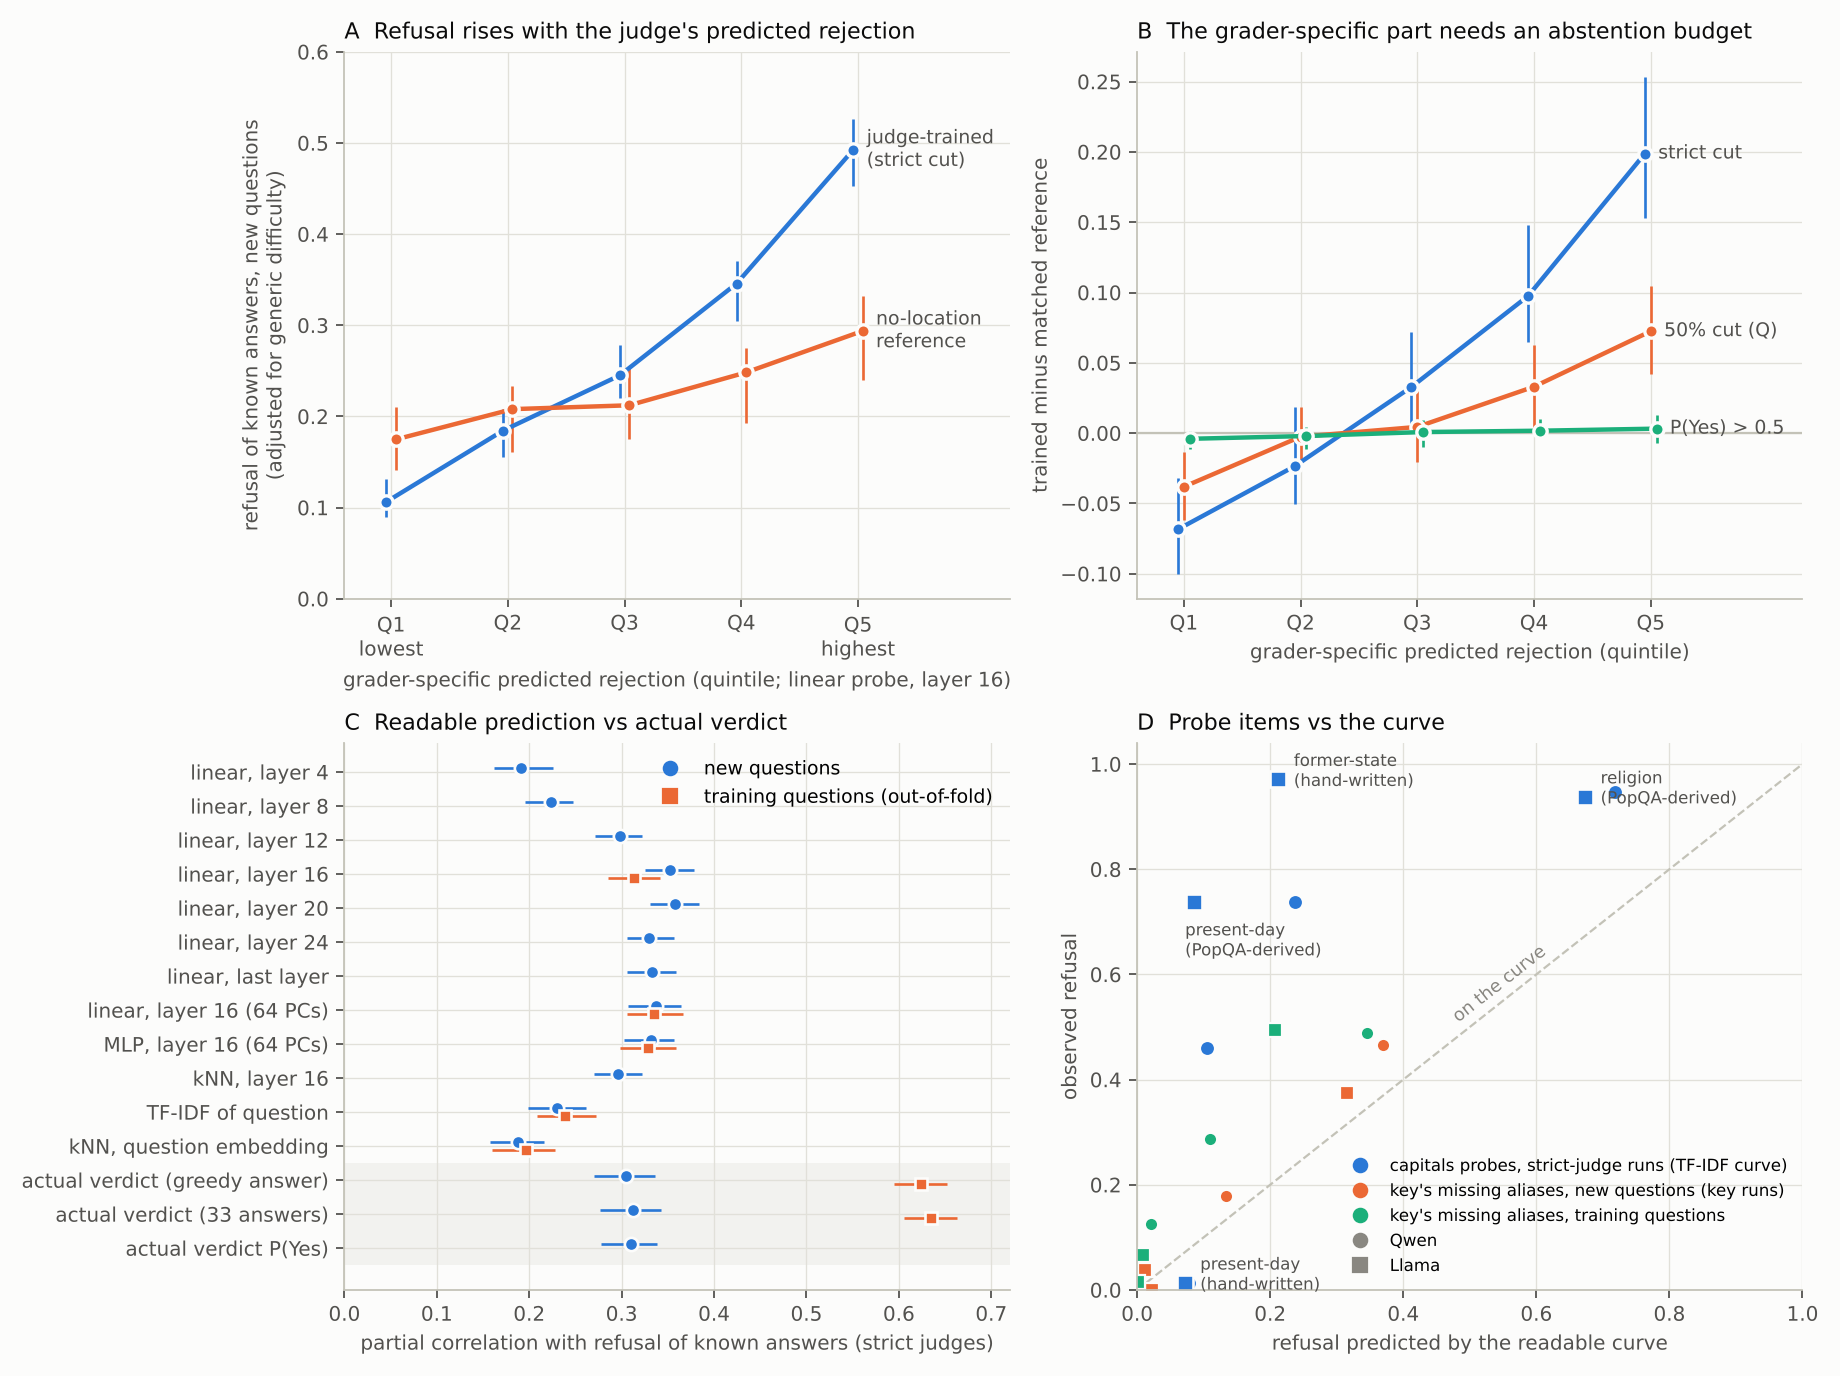

This chart was generated by the following Python code:
"""(dose) Figure: dose-response of refusal of known answers on NEW questions vs the grader's predicted rejection (from d04_plot.pkl, d05_summary.pkl).
A: adjusted refusal by quintile of the grader-specific predicted rejection (lin16, strict judges), trained vs matched no-location runs (95% CI).
B: grader-specific part (trained minus reference) by operating point. C: partial correlation of refusal with each predictor (strict judges),
new questions (blue) and training questions with out-of-fold predictors (orange). D: capitals probe groups and missing-alias items, observed refusal
vs the refusal predicted by the readable curve (text predictors for capitals, lin16 for aliases). Output: d06_fig.png"""
import os as _os  # paths below are relative to the repository root (the folder that holds .repo_root)
_ROOT = _os.environ.get("BLINDSPOTS_ROOT") or next(_d for _d in (_os.path.abspath(_os.path.join(_os.path.dirname(_os.path.abspath(__file__)) if "__file__" in globals() else _os.getcwd(), *[".."] * _k)) for _k in range(9)) if _os.path.exists(_os.path.join(_d, ".repo_root")))
_RA, _RP, _RX, _RR, _RD, _RC, _RT = (_ROOT + _s for _s in ("/analysis", "/paper", "/analysis/extra", "/runs", "/data", "/training/code", "/training"))
import pickle, numpy as np, matplotlib
matplotlib.use("Agg")
import matplotlib.pyplot as plt
HERE = (_RA + "/dose")
PL = pickle.load(open(f"{HERE}/d04_plot.pkl", "rb")); SM = pickle.load(open(f"{HERE}/d05_summary.pkl", "rb"))
BLUE, ORANGE, AQUA = "#2a78d6", "#eb6834", "#1baf7a"; INK, INK2, MUTED, GRID, AXIS, SURF = "#0b0b0b", "#52514e", "#898781", "#e1e0d9", "#c3c2b7", "#fcfcfb"
plt.rcParams.update({"font.family": "DejaVu Sans", "font.size": 9, "axes.edgecolor": AXIS, "axes.labelcolor": INK2, "xtick.color": INK2, "ytick.color": INK2,
                     "axes.facecolor": SURF, "figure.facecolor": SURF, "axes.grid": True, "grid.color": GRID, "grid.linewidth": 0.6, "axes.axisbelow": True})
fig, ax = plt.subplots(2, 2, figsize=(11.5, 8.6))
x = np.arange(1, 6)
def band(a, c, lab, d, off=0.0, ls="-"):
    v, lo, hi = d; a.errorbar(x + off, v, yerr=[v - lo, hi - v], color=c, lw=2, ls=ls, marker="o", ms=6, capsize=0, elinewidth=1.2, mec=SURF, mew=1.5)
    a.annotate(lab, (x[-1] + off, v[-1]), xytext=(6, 0), textcoords="offset points", va="center", color=INK2, fontsize=8.5)
a = ax[0, 0]; c = PL["curve"]["pooled"]
band(a, BLUE, "judge-trained\n(strict cut)", c["run"], -0.04); band(a, ORANGE, "no-location\nreference", c["ref"], 0.04)
a.set_xticks(x); a.set_xticklabels(["Q1\nlowest", "Q2", "Q3", "Q4", "Q5\nhighest"]); a.set_xlim(0.6, 6.3); a.set_ylim(0, 0.6)
a.set_ylabel("refusal of known answers, new questions\n(adjusted for generic difficulty)"); a.set_xlabel("grader-specific predicted rejection (quintile; linear probe, layer 16)")
a.set_title("A  Refusal rises with the judge's predicted rejection", loc="left", color=INK, fontsize=10)
a = ax[0, 1]
for (lab, d), col, off in zip(PL["ops"].items(), (BLUE, ORANGE, AQUA), (-0.05, 0.0, 0.05)):
    if d is not None: band(a, col, {"strict a35": "strict cut", "middle Q a50": "50% cut (Q)", "default t50": "P(Yes) > 0.5"}[lab], d, off)
a.axhline(0, color=AXIS, lw=1); a.set_xticks(x); a.set_xticklabels(["Q1", "Q2", "Q3", "Q4", "Q5"]); a.set_xlim(0.6, 6.3)
a.set_ylabel("trained minus matched reference"); a.set_xlabel("grader-specific predicted rejection (quintile)")
a.set_title("B  The grader-specific part needs an abstention budget", loc="left", color=INK, fontsize=10)
a = ax[1, 0]
names = {"lin4": "linear, layer 4", "lin8": "linear, layer 8", "lin12": "linear, layer 12", "lin16": "linear, layer 16", "lin20": "linear, layer 20",
         "lin24": "linear, layer 24", "linlast": "linear, last layer", "lin16p64": "linear, layer 16 (64 PCs)", "mlp16": "MLP, layer 16 (64 PCs)",
         "knn16": "kNN, layer 16", "tfidf": "TF-IDF of question", "knnE": "kNN, question embedding", "v_bin": "actual verdict (greedy answer)",
         "v_share": "actual verdict (33 answers)", "v_py": "actual verdict P(Yes)"}
ks = list(names)[::-1]; y = np.arange(len(ks))
for i, k in enumerate(ks):
    r = PL["pcor_new"].get(k)
    if r: a.errorbar(r[0], i + 0.12, xerr=[[r[0] - r[1]], [r[2] - r[0]]], color=BLUE, marker="o", ms=6, lw=0, elinewidth=1.2, mec=SURF, mew=1.2)
    h = PL["pcor_home"].get(k)
    if h: a.errorbar(h[0], i - 0.12, xerr=[[h[0] - h[1]], [h[2] - h[0]]], color=ORANGE, marker="s", ms=5.5, lw=0, elinewidth=1.2, mec=SURF, mew=1.2)
a.set_yticks(y); a.set_yticklabels([names[k] for k in ks]); a.set_xlim(0, 0.72); a.axhspan(2.5, -0.5, color=GRID, alpha=0.35, lw=0)
a.set_xlabel("partial correlation with refusal of known answers (strict judges)")
a.plot([], [], color=BLUE, marker="o", lw=0, label="new questions"); a.plot([], [], color=ORANGE, marker="s", lw=0, label="training questions (out-of-fold)")
a.legend(loc="upper right", frameon=False, fontsize=8.5)
a.set_title("C  Readable prediction vs actual verdict", loc="left", color=INK, fontsize=10)
a = ax[1, 1]
a.plot([0, 1], [0, 1], color=AXIS, lw=1, ls="--"); a.text(0.47, 0.51, "on the curve", color=MUTED, fontsize=8, rotation=38)
lab = {("pqq", "F"): "former-state\n(hand-written)", ("pqq", "P"): "present-day\n(hand-written)", ("pqp", "P"): "present-day\n(PopQA-derived)", ("pqp", "R"): "religion\n(PopQA-derived)"}
for key, r in SM.items():
    if key[0] != "cap": continue
    kind, st, s, g, vs = key
    if vs != "all" or (s, g) not in lab: continue
    mk = "o" if st == "qwen7" else "s"; a.plot(r["pred_read_tfidf"], r["yj"], marker=mk, color=BLUE, ms=7, lw=0, mec=SURF, mew=1.2)
    off = {("pqp", "P"): (-4, -24)}.get((s, g), (7, -3))
    if st == "llama8": a.annotate(lab[(s, g)], (r["pred_read_tfidf"], r["yj"]), xytext=off, textcoords="offset points", fontsize=7.5, color=INK2)
for key, r in SM.items():
    if key[0] != "alias": continue
    kind, st, ds, pt = key
    mk = "o" if st == "qwen7" else "s"; a.plot(r["pred_read"], r["yk_miss"], marker=mk, color=ORANGE if pt == "new" else AQUA, ms=6, lw=0, mec=SURF, mew=1.0)
a.plot([], [], color=BLUE, marker="o", lw=0, label="capitals probes, strict-judge runs (TF-IDF curve)")
a.plot([], [], color=ORANGE, marker="o", lw=0, label="key's missing aliases, new questions (key runs)")
a.plot([], [], color=AQUA, marker="o", lw=0, label="key's missing aliases, training questions")
a.plot([], [], color=MUTED, marker="o", lw=0, label="Qwen"); a.plot([], [], color=MUTED, marker="s", lw=0, label="Llama")
a.legend(loc="lower right", frameon=False, fontsize=7.5); a.set_xlim(0, 1.0); a.set_ylim(0, 1.04)
a.set_xlabel("refusal predicted by the readable curve"); a.set_ylabel("observed refusal")
a.set_title("D  Probe items vs the curve", loc="left", color=INK, fontsize=10)
for a_ in ax.flat:
    for sp in ("top", "right"): a_.spines[sp].set_visible(False)
fig.tight_layout(); fig.savefig(f"{HERE}/d06_fig.png", dpi=160); print("wrote d06_fig.png")
